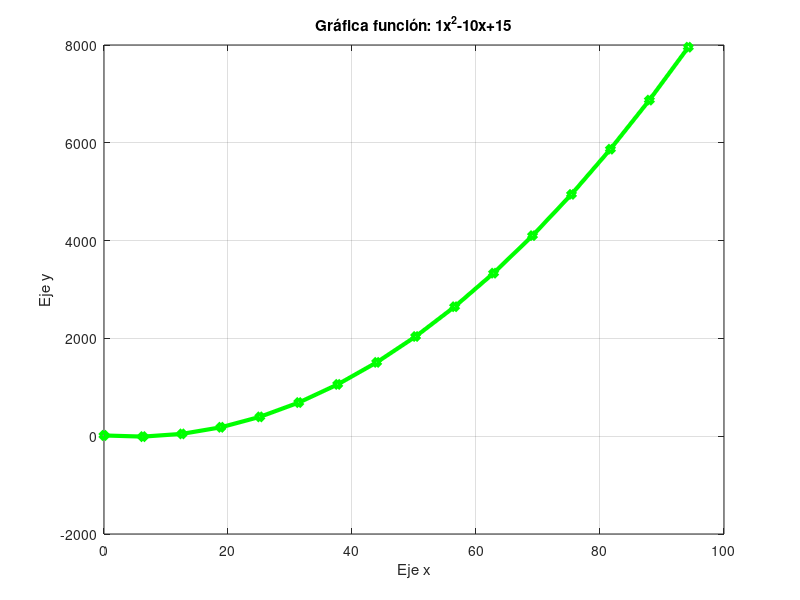

MATLAB code for this plot:
function examenArchivo1()
    funcionCuadratica(1,-10,15);
end

function y = funcionCuadratica(a, b ,c)
    x = 0:2*pi:100;
    y = a*x.^2+b*x+c;

    titulo = sprintf("Gráfica función: %dx^2%dx+%d",a,b,c);
    plot(x, y, 'g', 'LineWidth', 3, 'Marker','diamond');
    title(titulo), xlabel('Eje x'), ylabel('Eje y');
    grid on;

end